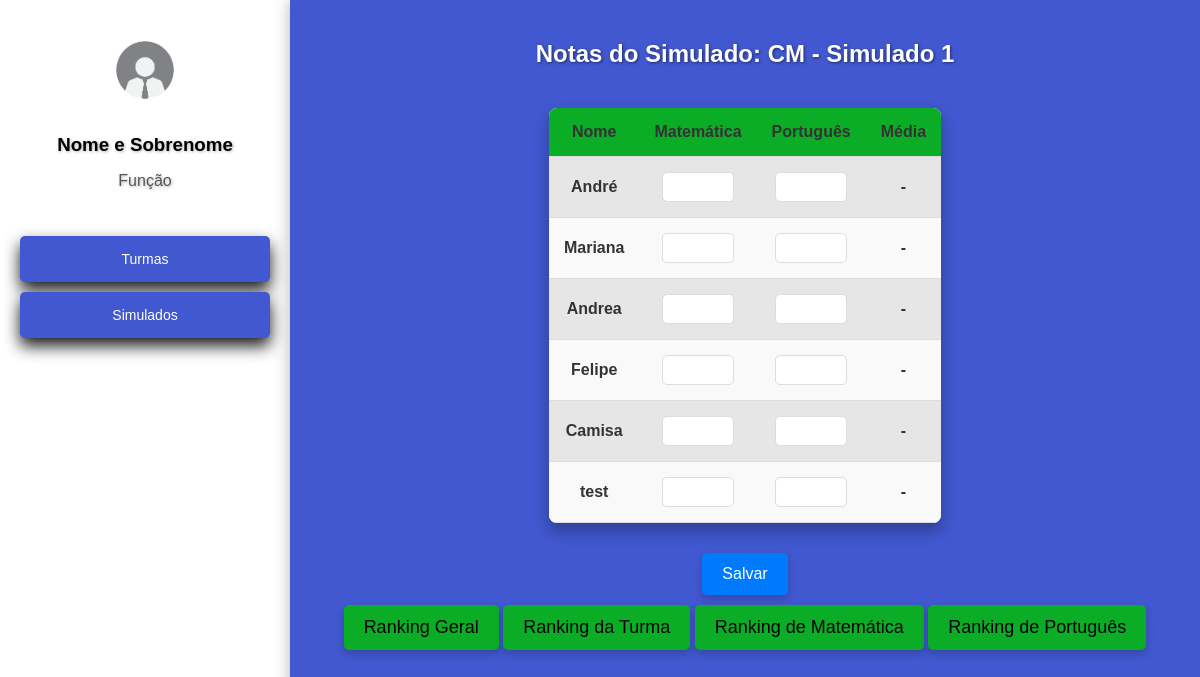
Page /cadastros/simulado/19/notas/ on the committed database.
### cadastros/models.py (models this page shows, shortened)
class Simulado(models.Model):
    TIPOS_SIMULADO = [
        ('CM', 'Colégio Militar'),
        ('EA', 'Escola de Aplicação'),
    ]
    nome = models.CharField(max_length=100)
    tipo = models.CharField(max_length=2, choices=TIPOS_SIMULADO)
    data = models.DateField()

class Aluno(models.Model):
    user = models.OneToOneField(User, on_delete=models.CASCADE, null=True)
    nome = models.CharField(max_length=50)
    sobrenome = models.CharField(max_length=50)
    cpf = models.CharField(max_length=11, unique=True)
    data_nascimento = models.DateField()
    idade_em_dias = models.PositiveIntegerField(editable=False)
    turma = models.ForeignKey('Turma', on_delete=models.CASCADE, related_name='alunos')
    is_ver_geral = models.BooleanField(default=False, verbose_name="Permissão para Visualizar Ranking Geral")

### cadastros/views.py (the view, shortened to what this page needs)
# urls.py: path('simulado/<int:simulado_id>/notas/', NotaView.as_view(), name='notas_simulado'),
class NotaView(View):
    template_name = 'notas_simulado.html'
    def get(self, request, simulado_id):
        simulado = get_object_or_404(Simulado, id=simulado_id)
        alunos = NotaMediator.obter_alunos()
        turmas = Turma.objects.all()
        return render(request, self.template_name, {
            'simulado': simulado,
            'alunos': alunos,
            'turmas': turmas
        })

### cadastros/mediators.py (called while the page is built)
    @staticmethod
    def obter_alunos():
        return Aluno.objects.all()

### cadastros/templates/notas_simulado.html (shortened to what this page needs)
<!DOCTYPE html>
<html lang="pt-br">
<head>
</head>
<body>
    <div class="sidebar">
        <div class="profile">
            <img src="/static/imgfunc.jpg" alt="funcionario" width="100" height="100">
            <h3>Nome e Sobrenome</h3>
            <p>Função</p>
        </div>
        <nav>
            <a href="#">Turmas</a>
            <a href="{% url 'simulados' %}">Simulados</a>
        </nav>
    </div>
    <div class="container">
        <h2>Notas do Simulado: {{ simulado.nome }}</h2>
        <form method="post">
            <table>
                <thead>
                    <tr>
                        <th>Nome</th>
                        <th>Matemática</th>
                        <th>Português</th>
                        <th>Média</th>
                    </tr>
                </thead>
                <tbody>
                    {% for aluno in alunos %}
                    <tr>
                        <td>{{ aluno.nome }}</td>
                        <td><input type="number" name="matematica_{{ aluno.id }}" min="0" max="20" required></td>
                        <td><input type="number" name="portugues_{{ aluno.id }}" min="0" max="20" required></td>
                        <td>-</td>
                    </tr>
                    {% empty %}
                    <tr>
                        <td colspan="5">Nenhum aluno encontrado.</td>
                    </tr>
                    {% endfor %}
                </tbody>
            </table>
            <center>
                <button type="submit" class="btn btn-success">Salvar</button>
            </center>
        </form>
        <div>
            <a href="{% url 'ranking' simulado.id %}" class="btn btn-info">Ranking Geral</a>
            <a href="{% url 'ranking_turma' simulado.id %}" class="btn btn-info">Ranking da Turma</a>
            <a href="{% url 'ranking_matematica' simulado.id %}" class="btn btn-info">Ranking de Matemática</a>
            <a href="{% url 'ranking_portugues' simulado.id %}" class="btn btn-info">Ranking de Português</a>
        </div>
    </div>
</body>
</html>

### cadastros/templates/notas_simulado.html (style rules this page uses)
body { font-family: Arial, sans-serif; background-color: rgb(65, 88, 208); color: #333; margin: 0; padding: 0; display: flex; height: 100vh; }
.sidebar { width: 250px; background-color: white; padding: 20px; color: black; display: flex; flex-direction: column; justify-content: flex-start; box-shadow: 2px 0 8px rgba(0, 0, 0, 0.1); }
.sidebar .profile { text-align: center; margin-bottom: 30px; }
.sidebar .profile h3 { margin: 10px 0 5px; color: black; text-shadow: 1px 1px 3px rgba(0, 0, 0, 0.3); }
.sidebar .profile p { color: #555; text-shadow: 1px 1px 3px rgba(0, 0, 0, 0.3); }
.sidebar nav a { text-decoration: none; color: white; padding: 15px; border-radius: 5px; background-color: rgb(65, 88, 208); margin-bottom: 10px; text-align: center; box-shadow: 0 0.5rem 1rem rgba(0, 0, 0, 0.9); font-size: 14px; cursor: pointer; transition: background-color 0.3s ease; display: block; }
.container { flex: 1; padding: 20px; background-color: rgb(65, 88, 208); color: white; display: flex; flex-direction: column; align-items: center; box-shadow: 0px 0px 15px rgba(0, 0, 0, 0.3); }
h2 { color: white; text-shadow: 1px 1px 3px rgba(0, 0, 0, 0.5); margin-bottom: 20px; }
table { width: 100%; max-width: 800px; border-collapse: collapse; margin: 20px 0; background-color: white; box-shadow: 0 0.5rem 1rem rgba(0, 0, 0, 0.3); border-radius: 8px; overflow: hidden; text-align: left; }
table th, table td { padding: 15px; text-align: center; color: #333; font-weight: bold; border-bottom: 1px solid #ddd; }
table thead { background-color: rgb(11, 173, 38); color: white; }
table tbody tr:nth-child(even) { background-color: #f9f9f9; }
table tbody tr:nth-child(odd) { background-color: #e6e6e6; }
input[type="number"] { width: 60px; padding: 5px; border: 1px solid #ddd; border-radius: 5px; text-align: center; font-size: 16px; }
button, .btn { background-color: #007BFF; color: white; padding: 12px 20px; border: none; border-radius: 5px; cursor: pointer; font-size: 16px; transition: background-color 0.3s ease; text-align: center; text-decoration: none; margin-top: 10px; display: inline-block; box-shadow: 0 4px 8px rgba(0, 0, 0, 0.2); }
.btn-info { background-color: rgb(11, 173, 38); font-size: large; color: black; }

### rows in the picture
Simulado: nome "CM - Simulado 1"
Aluno: nome "André"
Aluno: nome "Mariana"
Aluno: nome "Andrea"
Aluno: nome "Felipe"
Aluno: nome "Camisa"
Aluno: nome "test"
